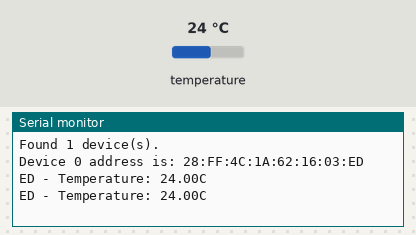
Bench run of a sketch on a simulated ESP32. On the bench: the last lines printed to the serial monitor. Inputs (shaded band) come from the test bench; at power-on: temperature 24 °C.

Above: at 2.3 s.
2.4 s: temperature set to 12 °C
At 2.4 s:
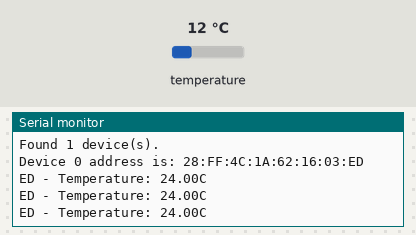
3.9 s: temperature set to 19 °C
At 4.3 s:
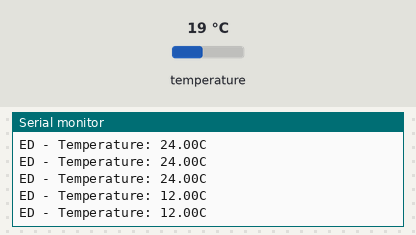
Timing chart, 0 to 6.9 s (numbered marks = the images above; inputs shaded):
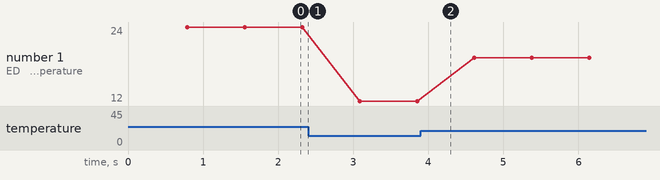

Measured:
- plotted number 1: 24 → 12 after the input at 2.4 s, 12 → 19 after the input at 3.9 s

The sketch:

DS18B20-temperature-sensor-example.ino
```cpp
//One wire
#define MAX_SENSORS 15

// Data wire which is connected to the middle pin of the DS18B20 sensor
#define ONE_WIRE_BUS 15

//##############################################

//One wire
#include <OneWire.h>
#include <DallasTemperature.h>

//##############################################
int num_sensors;
DeviceAddress addresses [MAX_SENSORS];


// Setup a one-wire instance to communicate with any One-wire device
OneWire oneWire(ONE_WIRE_BUS);

// Pass one-wire reference to DallasTemperature library
DallasTemperature sensors(&oneWire);
//##############################################


//####################################################################################################
//---------------------------------------------------------------------------------------------------
//-------------------------------------------Setup---------------------------------------------------
//---------------------------------------------------------------------------------------------------
//####################################################################################################
void setup(void) {
  Serial.begin(9600);

  //--------------------------------------------
  //DS18B20
  sensors.begin();

  //Get the number of sensors
  num_sensors = sensors.getDeviceCount();
  Serial.print("Found ");Serial.print(num_sensors);Serial.print(" device(s).");Serial.println();


  for (int i = 0; i < num_sensors; i++) {
    // Read its address
    sensors.getAddress(addresses[i], i);

    // Set to use 12 bit precision -> is the maximum.
    // Other choices are 9, 10 and 11
    sensors.setResolution(addresses[i], 12);

    // Print out a message
    Serial.print("Device ");Serial.print(i); Serial.print(" address is: "); printAddress(addresses[i]);Serial.println();
  }

}


//####################################################################################################
//---------------------------------------------------------------------------------------------------
//-------------------------------------------Loop---------------------------------------------------
//---------------------------------------------------------------------------------------------------
//####################################################################################################
void loop() {

  //--------------------------------------------
  //DS18B20

  // Send the command to get temperatures
  sensors.requestTemperatures();

  //Last HEX of in order of the sensor positions
  //0x3C is the first sensor physically in my project, 0xF1 the second and so on
  byte sensorPosition[5] = {0x3C,0xF1, 0xA1, 0x9A, 0xF8};

  for(int i=0; i<num_sensors; i++){
    float temp_measurement = sensors.getTempCByIndex(i);
     Serial.print(getLastHexOfAddress(addresses[i]),HEX);Serial.print(" - Temperature: ");Serial.print(temp_measurement);Serial.println("C");
     byte LastHexOfAddress = getLastHexOfAddress(addresses[i]);
     int rowForSensor = findSensorPosition(LastHexOfAddress, sensorPosition);
     //...
     //...
  }

}

////####################################################################################################
////---------------------------------------------------------------------------------------------------
////-------------------------------------------Functions-----------------------------------------------
////---------------------------------------------------------------------------------------------------
////####################################################################################################

//==================================================================

// Function to print a device address
void printAddress(DeviceAddress addresses)
{
  for (int i = 0; i < 8; i++)
  {
    if (addresses[i] < 16) {
      Serial.print("0");
    }
    Serial.print(addresses[i], HEX);
    if (i < 7) {
      Serial.print(":");
    }
  }
}

//==================================================================

//Get the last Hex address of a sensor address
byte getLastHexOfAddress(DeviceAddress addresses)
{

    //Serial.print(addresses[7], HEX);
    return (addresses[7]);
}

//Need to compare the address with the position of the sensors to display them in the right order on the display.
int findSensorPosition(byte sensorLastHex, byte sensorPosition[]){

  int numOfPositions = sizeof(sensorPosition);
  for(int i=0; i<=numOfPositions; i++){
    if(sensorPosition[i]==sensorLastHex){
      return i;
    }
  }
  //If sensor address is not known print the sensor into row 5 (starting with 0)
  return 5;
}
```
